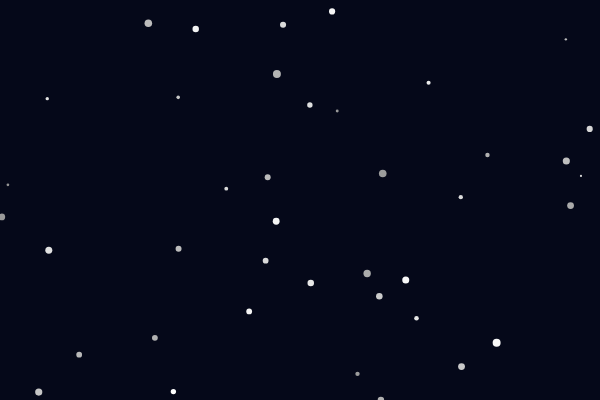
Frame 1 (no input)
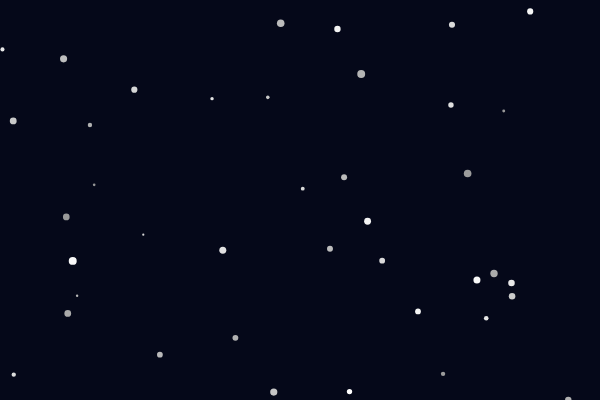
Frame 60 (no input)
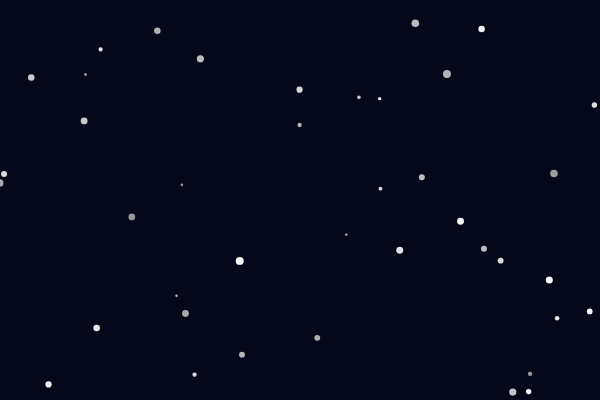
Frame 120 (the mouse pressed at the canvas centre since frame 60)

The p5.js sketch that drew these frames (run headless with seeded random() and noise() and a simulated clock; from frame 60 on, the mouse is pressed at the canvas centre):

// p5.js sketch
// ── sketch.js
let stars = [];

function setup() {
  createCanvas(600, 400);
  for (let i = 0; i < 40; i++) {
    stars.push({
      x: random(width),
      y: random(height),
      speed: random(1, 4),
      size: random(2, 8),
      brightness: random(150, 255)
    });
  }
}

function draw() {
  background(5, 8, 25);
  for (let star of stars) {
    noStroke();
    fill(star.brightness);
    circle(star.x, star.y, star.size);
    star.x += star.speed;
    if (star.x > width + star.size) {
      star.x = -star.size;
      star.y = random(height);
      star.speed = random(1, 4);
    }
  }
}
